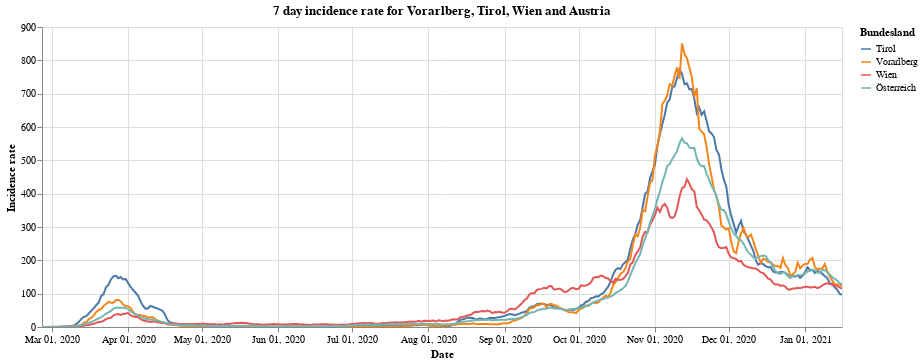

Notebook cell for this chart:
### Markdown cell above
Next we have the 7 day incidence rate for states of Vorarlberg, Tirol and Wien compared to all of Austria.

### Code cell
#collapse
bars = alt.Chart(vol_tyr_wien_at).mark_line().encode(
    x=alt.X("yearmonthdate(Time):T", axis=alt.Axis(title='Date')),
    y=alt.Y("SiebenTageInzidenzFaelle:Q", axis=alt.Axis(title='Incidence rate')),
    tooltip='Bundesland',
    color='Bundesland'
).properties(title='7 day incidence rate for Vorarlberg, Tirol, Wien and Austria', width=800).interactive()
bars
#alt.layer(bars, data=at_data).facet(alt.Row('Bundesland'), columns=1)

### Figure 1 — Vega-Lite specification as saved in the notebook (floating-point values rounded to 4 significant figures; data arrays with more than 128 entries replaced by an {"elided": "..."} marker saying what was removed)
{"config": {"view": {"continuousWidth": 400, "continuousHeight": 300}}, "data": {"name": "data-1b4322d721872f58a80384ed73b97b38"}, "mark": "line", "encoding": {"color": {"type": "nominal", "field": "Bundesland"}, "tooltip": {"type": "nominal", "field": "Bundesland"}, "x": {"type": "temporal", "axis": {"title": "Date"}, "field": "Time", "timeUnit": "yearmonthdate"}, "y": {"type": "quantitative", "axis": {"title": "Incidence rate"}, "field": "SiebenTageInzidenzFaelle"}}, "selection": {"selector001": {"type": "interval", "bind": "scales", "encodings": ["x", "y"]}}, "title": "7 day incidence rate for Vorarlberg, Tirol, Wien and Austria", "width": 800, "$schema": "https://vega.github.io/schema/vega-lite/v4.8.1.json", "datasets": {"data-1b4322d721872f58a80384ed73b97b38": {"elided": "1304 records"}}}
